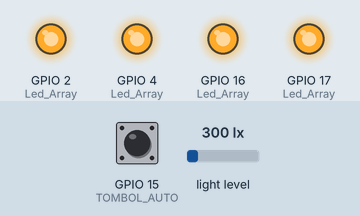
This program was run on a simulated ESP32. Shown: output pins drawn as LEDs (lit = HIGH). Wiring (inferred from the names in the program): BH1750 light sensor at I2C address 0x23. The test bench sets the inputs (shaded band); at power-on: GPIO 15 (TOMBOL_AUTO) HIGH, light level 300 lx. EEPROM starts erased; what the program prints to the serial monitor is not drawn.

Above: at 2.3 s.
2.4 s: GPIO 15 (TOMBOL_AUTO) pulled LOW for 0.25 s
At 3.6 s:
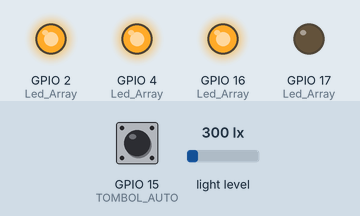
4.2 s: light level set to 471 lx
6.3 s: light level set to 524 lx
At 7.5 s:
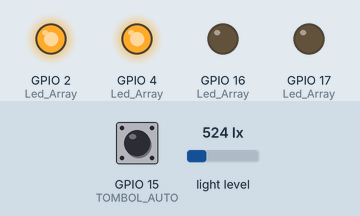
7.8 s: light level set to 731 lx
9.9 s: light level set to 775 lx
At 10.5 s:
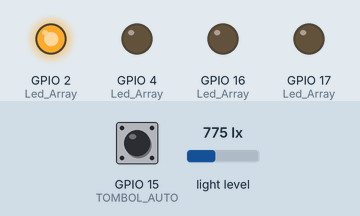
11.4 s: light level set to 970 lx
13.5 s: light level set to 1030 lx
At 14.5 s:
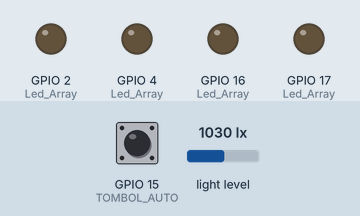
Timing chart, 0 to 16.0 s (numbered marks = the images above; inputs shaded):
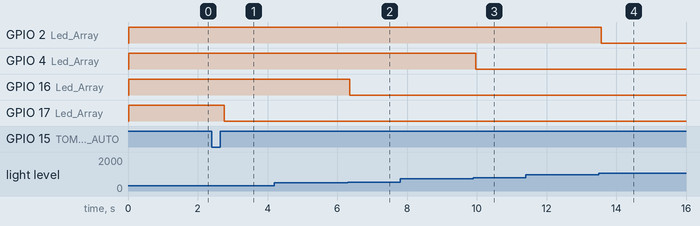

Measured:
- the behaviour switches between 501 and 502 lx on light level (found by bisection; images 1 and 2)
- the behaviour switches between 751 and 752 lx on light level (found by bisection; images 2 and 3)
- the behaviour switches between 1001 and 1002 lx on light level (found by bisection; images 3 and 4)
- after the input at 2.4 s, GPIO 17 (Led_Array): HIGH → LOW after 0.36 s
- after the input at 4.2 s, every drawn part: stays the same
- after the input at 6.3 s, GPIO 16 (Led_Array): HIGH → LOW after 0.06 s
- after the input at 7.8 s, every drawn part: stays the same
- after the input at 9.9 s, GPIO 4 (Led_Array): HIGH → LOW after 0.07 s
- after the input at 11.4 s, every drawn part: stays the same
- after the input at 13.5 s, GPIO 2 (Led_Array): HIGH → LOW after 0.07 s

The program:

main.cpp
```cpp
#include <Arduino.h>
#include <Wire.h>
#include <SPI.h>
#include <EEPROM.h>

#define LED1_HIJAU1 2
#define LED2_MERAH 4
#define LED3_PUTIH 16
#define LED4_HIJAU2 17
#define TOMBOL_AUTO 15

#define BH1750_ADDRESS 0x23
#define BH1750_DATALEN 2
#define EEPROM_SIZE 96
#define AUTOBRIGHTNESS_ADDRESS 0
#define SSIDPASS_ADDRESS 32
#define SSIDPASS_SIZE 64

bool autoBrightness = false, buttonPressed = false;
byte buff[2] = "";
byte Led_Array[4] = {LED1_HIJAU1, LED2_MERAH, LED3_PUTIH, LED4_HIJAU2};
unsigned short lux = 0;
String dataReceived, ssid, password;
char ssidPassRead[SSIDPASS_SIZE];

void bh1750Request(int address);
int bh1750Read(int address);
void LedON(int LedNumber);
void readEEPROM(int address, char *data, int size);
void writeEEPROM(int address, const char *data, int size);

void IRAM_ATTR gpioISR() {
  buttonPressed = true;
}

void setup() {
  Serial.begin(9600);
  for (int i = 0; i < 4; i++) {
    pinMode(Led_Array[i], OUTPUT);
  }
  pinMode(TOMBOL_AUTO, INPUT_PULLUP);
  attachInterrupt(TOMBOL_AUTO, &gpioISR, FALLING);

  Wire.begin();
  EEPROM.begin(EEPROM_SIZE);

  //Read autobrightness status
  Serial.println("[Setup] Start reading autobrightness status....");
  char readChar = EEPROM.read(0);
  if (readChar == 1) {
    Serial.println("[Setup] Autobrightness is active");
    autoBrightness = true;
  }
  else {
    Serial.println("[Setup] Autobrightness is non active");
    autoBrightness = false;
    LedON(4);
  }
  delay(1000);

  //Read SSID and Password
  readEEPROM(SSIDPASS_ADDRESS, ssidPassRead, SSIDPASS_SIZE);
  String ssidPassString = String(ssidPassRead);
  int firstPos = 0, secondPos = 0;

  firstPos = ssidPassString.indexOf(";");
  ssid = ssidPassString.substring(0, firstPos);
  Serial.println("SSID: " + ssid);

  secondPos = ssidPassString.indexOf(";", firstPos + 1);
  password = ssidPassString.substring(firstPos + 1, secondPos);
  Serial.println("Password: " + password);
}

void loop() {
  //Read Light Intensity
  bh1750Request(BH1750_ADDRESS);
  delay(200);
  if (bh1750Read(BH1750_ADDRESS) == BH1750_DATALEN) {
    lux = (((unsigned short)buff[0] << 8) | (unsigned short)buff[1]) / 1.2;
    Serial.println("Nilai intensitas cahaya = " + String(lux) + " lux");

    if (autoBrightness) {
      if (lux >= 0 && lux <= 250) {
        Serial.println("4 Lampu menyala");
        LedON(4);
      }

      else if (lux > 250 && lux <= 500) {
        Serial.println("3 Lampu menyala");
        LedON(3);
      }

      else if (lux > 500 && lux <= 750) {
        Serial.println("2 Lampu menyala");
        LedON(2);
      }

      else if (lux > 750 && lux <= 1000) {
        Serial.println("1 Lampu menyala");
        LedON(1);
      }

      else {
        Serial.println("Tidak ada Lampu menyala");
        LedON(0);
      }
      delay(1000);
    }
  }

  //check if button has been pressed and start writing to EEPROM
  if (buttonPressed) {
    if (autoBrightness) {
      Serial.println("[ISR] Turn off autobrigtness");
      EEPROM.write(0, 0);
    }
    else {
      Serial.println("[ISR] Turn on autobrigtness");
      EEPROM.write(0, 1);
    }
    EEPROM.commit();
    autoBrightness = !autoBrightness;
    buttonPressed = false;
  }

  // Chaeck data coming from PC
  while (Serial.available()) {
    char c = Serial.read();
    dataReceived += c;

    if (c == '\n') { // End of command
      Serial.println("[MAIN] Received data from user: " + dataReceived);
      writeEEPROM(SSIDPASS_ADDRESS, dataReceived.c_str(), dataReceived.length());
      dataReceived = "";
    }
  }
}

int bh1750Read(int address) {
  int i = 0;
  Wire.beginTransmission(address);
  Wire.requestFrom(address, 2);
  while (Wire.available()) {
    buff[i] = Wire.read();
    i++;
  }
  Wire.endTransmission();

  return i;
}

void bh1750Request(int address) {
  Wire.beginTransmission(address);
  Wire.write(0x10);
  Wire.endTransmission();
}

void LedON(int LedNumber) {
  for (int i = 0; i < LedNumber; i++) {
    digitalWrite(Led_Array[i], HIGH);
  }

  for (int i = 0; i < 4 - LedNumber; i++) {
    digitalWrite(Led_Array[3 - i], LOW);
  }
}

void readEEPROM(int address, char *data, int size) {
  Serial.println("[EEPROM] Start reading from EEPROM");
  for (int i = 0; i < size; i++) {
    data[i] = EEPROM.read(address + i);
  }
}


void writeEEPROM(int address, const char *data, int size) {
  Serial.println("[EEPROM] Start writing to EEPROM");
  for (int i = 0; i < size; i++) {
    EEPROM.write(address + 1, data[i]);
  }
  EEPROM.commit();
}
```
